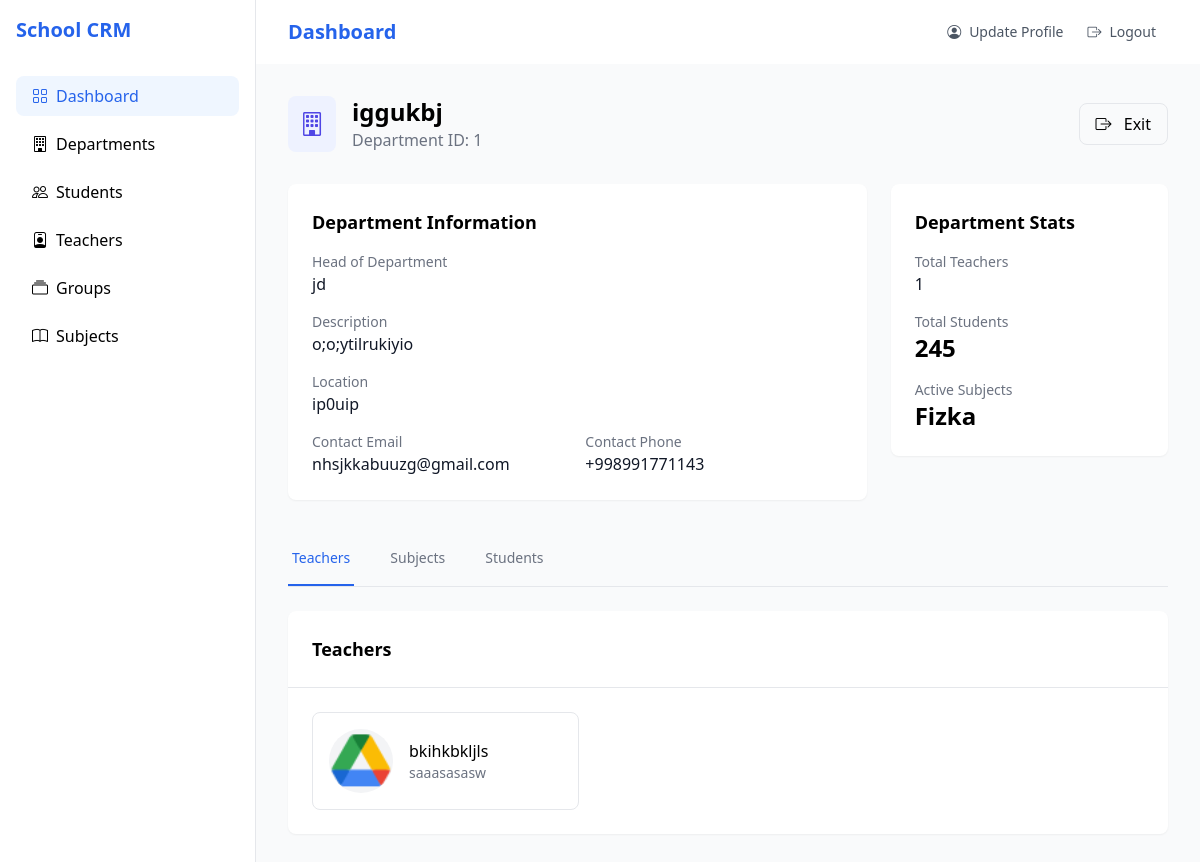
Screenshot of /departments/detail/2025/2/10/iggukbj/ with the database file from the repository.
### departments/models.py (models this page shows, shortened)
class Department(BaseModel):
    STATUS_CHOICES = [
        ('ac', 'Active'),
        ('in', 'Inactive'),
        ('pd', 'Pending'),
    ]
    HEAD_OF_DEPARTMENT = [
        ('js', 'Dr. Jane Smith'),
        ('jd', 'Dr. John Doe'),
        ('sj', 'Prof. Sarah Johnson'),
    ]
    name = models.CharField(max_length=100)
    description = models.TextField(max_length=1000)
    head_department = models.CharField(max_length=2, choices=HEAD_OF_DEPARTMENT, blank=True)
    location = models.CharField(max_length=500)
    phone_number = models.CharField(
        max_length=13,
        validators=[phone_regex],
        help_text="Enter a valid Uzbekistan phone number (e.g., +998901234567)."
    )
    slug = models.SlugField(unique=True, blank=True, null=True)
    email = models.EmailField(unique=True, blank=True, null=True)
    status = models.CharField(max_length=2, choices=STATUS_CHOICES, default='ac')

### subjects/models.py (models this page shows, shortened)
class Subject(BaseModel):
    GRADE_LEVEL_CHOICES = [
        ('1', 'Grade 1'),
        ('2', 'Grade 2'),
        ('3', 'Grade 3'),
        ('4', 'Grade 4'),
        ('5', 'Grade 5'),
        ('6', 'Grade 6'),
        ('7', 'Grade 7'),
        ('8', 'Grade 8'),
        ('9', 'Grade 9'),
        ('10', 'Grade 10'),
        ('11', 'Grade 11'),
    ]
    PREREQUISITE_CHOICES = [
        ('math', 'Basic Mathematics'),
        ('physics', 'Introduction to Physics'),
        ('chemistry', 'Basic Chemistry'),
        ('english', 'English Language'),
    ]
    STATUS_CHOICES = [
        ('ac', 'Active'),
        ('in', 'Inactive'),
        ('pd', 'Pending'),
    ]
    name = models.CharField(max_length=200)
    department = models.ForeignKey(Department,  on_delete=models.CASCADE, related_name='subjects', null=True, blank=True)
    description = models.TextField()
    credit_hours = models.PositiveIntegerField()
    status = models.CharField(max_length=2, choices=STATUS_CHOICES, default='in')
    grade_level = models.CharField(max_length=2, choices=GRADE_LEVEL_CHOICES)
    prerequisites = models.CharField(max_length=255, blank=True)
    slug = models.SlugField(unique=True, blank=True, null=True)

### teachers/models.py (models this page shows, shortened)
class Teacher(BaseModel):
    EMPLOYMENT_TYPE_CHOICES = [
        ('full', 'Full Time'),
        ('part', 'Part Time'),
        ('contract', 'Contract'),
    ]
    STATUS_CHOICES = [
        ('ac', 'Active'),
        ('in', 'Inactive'),
        ('pd', 'Pending'),
    ]
    first_name = models.CharField(max_length=200)
    last_name = models.CharField(max_length=200)
    qualification = models.CharField(max_length=50)
    email = models.EmailField(unique=True)
    phone_number = models.CharField(
        max_length=13,
        validators=[phone_regex],
        help_text="Enter a valid Uzbekistan phone number (e.g., +998901234567)."
    )
    address = models.TextField()
    join_date = models.DateField()
    slug = models.SlugField(unique=True, blank=True)
    position = models.CharField(max_length=100)
    image = models.ImageField(upload_to='teachers/')
    employment_type = models.CharField(max_length=8, choices=EMPLOYMENT_TYPE_CHOICES)
    status = models.CharField(max_length=2, choices=STATUS_CHOICES, default='in')
    department = models.ForeignKey(Department, on_delete=models.CASCADE, related_name='teachers', null=True, blank=True)
    subjects = models.ManyToManyField(Subject, related_name='teachers', blank=True)

### departments/views.py (the view)
# urls.py: path('detail/<int:year>/<int:month>/<int:day>/<slug:slug>/', views.DepartmentsDetailView.as_view(), name='detail'),
class DepartmentsDetailView(DetailView):
    model = Department
    template_name = 'departments/detail.html'
    context_object_name = 'department'

### templates/departments/detail.html (shortened to what this page needs)
{% extends 'base.html' %}
{% block content %}
<div class="max-w-4xl mx-auto">
                    <div class="mb-8 flex items-center justify-between">
                        <div class="flex items-center space-x-4">
                            <div class="p-3 bg-indigo-50 rounded-lg">
                                <i class="bi bi-building text-2xl text-indigo-600"></i>
                            </div>
                            <div>
                                <h1 class="text-2xl font-bold">{{ department.name }}</h1>
                                <p class="text-gray-500">Department ID: {{ department.id }}</p>
                            </div>
                        </div>
                        <div class="flex items-center space-x-4">
                            <button class="px-4 py-2 border rounded-lg hover:bg-gray-50">
                                <a href="{% url 'departments:depart_list' %}">
                                    <i class="bi bi-box-arrow-right"></i>
                                    <span class="ml-2">Exit</span>
                                </a>
                            </button>
                        </div>
                    </div>
                    <div class="grid grid-cols-1 lg:grid-cols-3 gap-6 mb-8">
                        <div class="lg:col-span-2 bg-white rounded-lg shadow-sm p-6">
                            <h2 class="text-lg font-semibold mb-4">Department Information</h2>
                            <div class="space-y-4">
                                <div>
                                    <label class="block text-sm text-gray-500">Head of Department</label>
                                    <p class="text-gray-900">{{ department.head_department }}</p>
                                </div>
                                 <div>
                                    <label class="block text-sm text-gray-500">Description</label>
                                    <p class="text-gray-900 overflow-auto" style="max-height: 200px; overflow-y: auto;">
                                        {{ department.description }}
                                    </p>
                                </div>
                                    <div>
                                    <label class="block text-sm text-gray-500">Location</label>
                                    <p class="text-gray-900">{{ department.location }}</p>
                                </div>
                                <div class="grid grid-cols-2 gap-4">
                                    <div>
                                        <label class="block text-sm text-gray-500">Contact Email</label>
                                        <p class="text-gray-900">{{ department.email }}</p>
                                    </div>
                                    <div>
                                        <label class="block text-sm text-gray-500">Contact Phone</label>
                                        <p class="text-gray-900">{{ department.phone_number }}</p>
                                    </div>
                                </div>
                            </div>
                        </div>
                        <div class="space-y-6">
                            <div class="bg-white rounded-lg shadow-sm p-6">
                                <h3 class="text-lg font-semibold mb-4">Department Stats</h3>
                                <div class="space-y-4">
                                    <div>
                                        <label class="block text-sm text-gray-500">Total Teachers</label>
                                        <p class="text-gray-900">{{ department.teachers.all.count }}</p>
                                    </div>
                                    <div>
                                        <label class="block text-sm text-gray-500">Total Students</label>
                                        <p class="text-2xl font-bold">245</p>
                                    </div>
                                   {% if department.status == 'ac' %}
                                        <div>
                                            <label class="block text-sm text-gray-500">Active Subjects</label>
                                            <p class="text-2xl font-bold">
                                                {% for subject in department.subjects.all %}
                                                    {{ subject.name }}{% if not forloop.last %}, {% endif %}
                                                {% endfor %}
                                            </p>
                                        </div>
                                    {% endif %}
                                </div>
                            </div>
                        </div>
                    </div>
                    <div class="mb-6">
                        <div class="border-b">
                            <nav class="flex space-x-8">
                                <button class="px-1 py-4 text-sm font-medium text-blue-600 border-b-2 border-blue-600">
                                    Teachers
                                </button>
                                <button class="px-1 py-4 text-sm font-medium text-gray-500 border-b-2 border-transparent hover:border-gray-300">
                                    Subjects
                                </button>
                                <button class="px-1 py-4 text-sm font-medium text-gray-500 border-b-2 border-transparent hover:border-gray-300">
                                    Students
                                </button>
                            </nav>
                        </div>
                    </div>
                    <div class="bg-white rounded-lg shadow-sm">
                        <div class="p-6 border-b">
                            <div class="flex items-center justify-between">
                                <h2 class="text-lg font-semibold">Teachers</h2>
                            </div>
                        </div>
                        <div class="p-6">
                            <div class="grid grid-cols-1 md:grid-cols-2 lg:grid-cols-3 gap-4">
                                {% for teacher in department.teachers.all %}
                                    <div class="flex items-center space-x-4 p-4 border rounded-lg">
                                         <div class="w-16 h-16 rounded-full bg-gray-100 flex items-center justify-center overflow-hidden">
                                            <img src="{{ teacher.image.url }}" alt="image" class="w-full h-full object-cover">
                                        </div>
                                        <div>
                                            <h3 class="font-medium">{{ teacher.first_name }} {{ teachers.last_name }}</h3>
                                            <p class="text-sm text-gray-500">{{ teacher.position }}</p>
                                        </div>
                                    </div>
                                {% endfor %}
                            </div>
                        </div>
                    </div>
                </div>
{% endblock %}

### templates/base.html (shortened to what this page needs)
<!DOCTYPE html>
<html lang="en">
<head>
    <script src="https://cdn.tailwindcss.com"></script>
    <link href="https://cdn.jsdelivr.net/npm/bootstrap-icons@1.7.2/font/bootstrap-icons.css" rel="stylesheet">
</head>
<body class="bg-gray-50">
    <div class="flex h-screen overflow-hidden">
        {% include 'includes/aside.html' %}
        <div class="flex-1 flex flex-col overflow-hidden">
            {% include 'includes/nav.html' %}
            <main class="flex-1 overflow-x-hidden overflow-y-auto bg-gray-50 p-8">
                {% block content %} {% endblock %}
            </main>
        </div>
    </div>
</body>
</html>

### templates/includes/aside.html
<aside class="w-64 bg-white border-r overflow-y-auto">
    <div class="p-4">
        <h1 class="text-xl font-bold text-blue-600 mb-8">School CRM</h1>
        <nav class="space-y-2">
            <a href="{% url 'home' %}" class="flex items-center space-x-2 px-4 py-2 rounded-lg bg-blue-50 text-blue-600">
                <i class="bi bi-grid"></i>
                <span>Dashboard</span>
            </a>
            <a href="{% url 'departments:depart_list' %}" class="flex items-center space-x-2 px-4 py-2 rounded-lg hover:bg-gray-50">
                <i class="bi bi-building"></i>
                <span>Departments</span>
            </a>
            <a href="{% url 'students:student_list' %}" class="flex items-center space-x-2 px-4 py-2 rounded-lg hover:bg-gray-50">
                <i class="bi bi-people"></i>
                <span>Students</span>
            </a>
            <a href="{% url 'teachers:teacher_list' %}" class="flex items-center space-x-2 px-4 py-2 rounded-lg hover:bg-gray-50">
                <i class="bi bi-person-badge"></i>
                <span>Teachers</span>
            </a>
            <a href="{% url 'groups:groups_list' %}" class="flex items-center space-x-2 px-4 py-2 rounded-lg hover:bg-gray-50">
                <i class="bi bi-collection"></i>
                <span>Groups</span>
            </a>
            <a href="{% url 'subjects:subject_list' %}" class="flex items-center space-x-2 px-4 py-2 rounded-lg hover:bg-gray-50">
                <i class="bi bi-book"></i>
                <span>Subjects</span>
            </a>
        </nav>
    </div>
</aside>

### templates/includes/nav.html
<nav class="bg-white">
    <div class="max-w-7xl mx-auto px-4 sm:px-6 lg:px-8">
        <div class="flex justify-between h-16">
            <div class="flex items-center">
                <h1 class="text-xl font-bold text-blue-600">Dashboard</h1>
            </div>
            <div class="flex items-center">
                <a href="{% url 'users:profile' %}"
                   class="text-gray-600 hover:text-gray-900 px-3 py-2 rounded-md text-sm font-medium">
                    <i class="bi bi-person-circle mr-2"></i>Update Profile
                </a>
                <a href="{% url 'users:logout' %}"
                   class="text-gray-600 hover:text-gray-900 px-3 py-2 rounded-md text-sm font-medium">
                    <i class="bi bi-box-arrow-right mr-2"></i>Logout
                </a>
            </div>
        </div>
    </div>
</nav>

### rows the page displays
Department: name "iggukbj", id "1", head_department "jd", description "o;o;ytilrukiyio", location "ip0uip", email "nhsjkkabuuzg@gmail.com", phone_number "+998991771143", teachers.all.count "1"
Subject: name "Fizka"
Teacher: image (picture), first_name "bkihkbkljls", position "saaasasasw"
